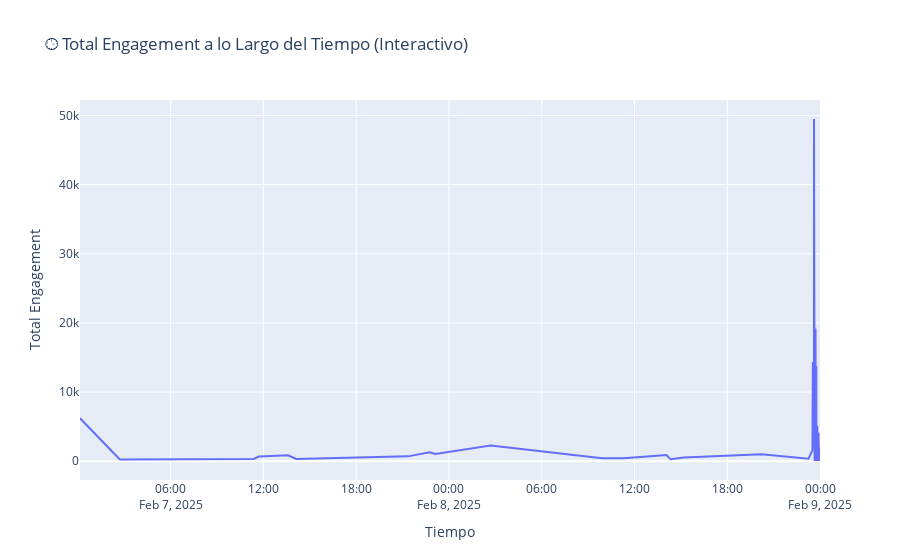
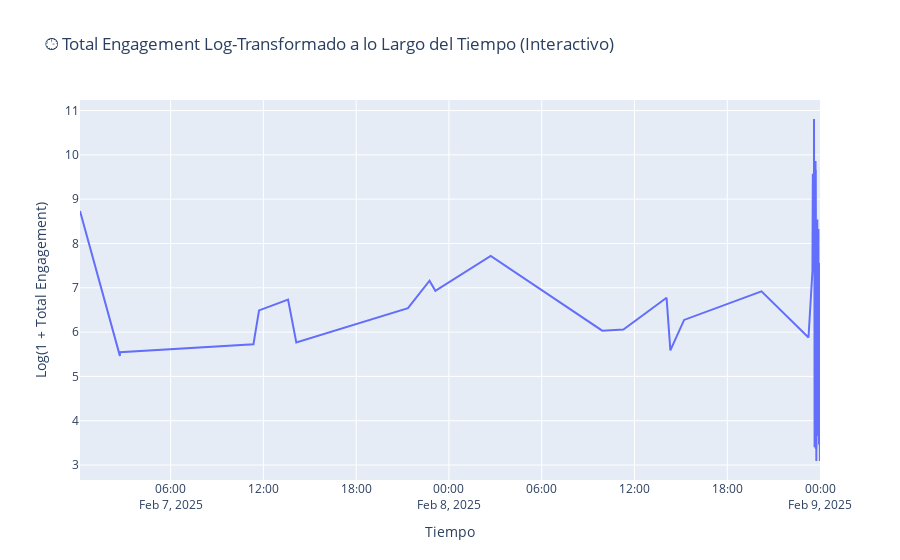
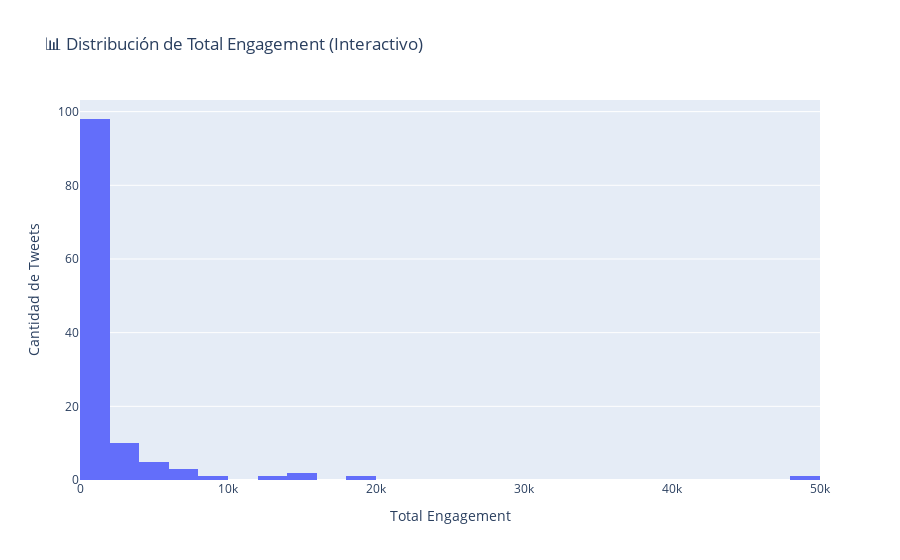
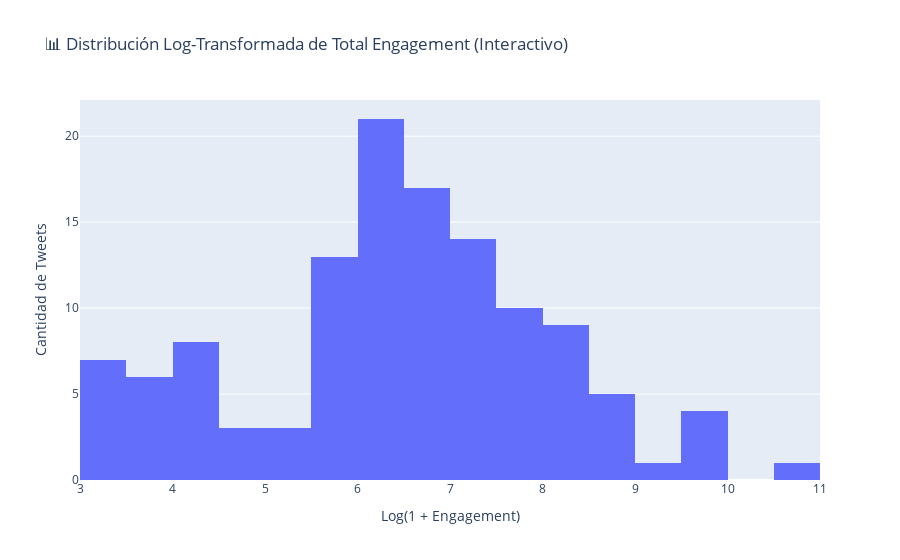

Notebook code for these charts, in order:
### Markdown cell above
### 🟦 SECCIÓN F: Visualizaciones Interactivas con Plotly

Esta sección recrea visualizaciones clave utilizando **Plotly** para ofrecer mayor interactividad y profundidad de análisis. Estos gráficos permiten:

- 🔍 **Hacer zoom y desplazarse** para inspeccionar picos de engagement a lo largo del tiempo  
- 🖱️ **Ver tooltips al pasar el cursor** para explorar datos con precisión  
- 📊 **Comparaciones lado a lado** entre el engagement bruto y el transformado (log)
- 💡 Útil para presentaciones, paneles interactivos y análisis detallado del comportamiento de engagement

### Code cell
# -------------------------------------------
# SECCIÓN F: VISUALIZACIONES INTERACTIVAS CON PLOTLY
# -------------------------------------------

import plotly.express as px
import plotly.graph_objects as go

# Gráfico de línea interactivo: Total Engagement a lo largo del tiempo
fig = px.line(
    df_selected.sort_values("Timestamp_UTC"),
    x="Timestamp_UTC",
    y="Total_Engagement",
    title="🕒 Total Engagement a lo Largo del Tiempo (Interactivo)",
    labels={"Timestamp_UTC": "Tiempo", "Total_Engagement": "Total Engagement"}
)
fig.update_layout(xaxis_title="Tiempo", yaxis_title="Total Engagement")
fig.show()

# Gráfico de línea interactivo: Total Engagement log-transformado a lo largo del tiempo
fig = px.line(
    df_selected.sort_values("Timestamp_UTC"),
    x="Timestamp_UTC",
    y="Log_Total_Engagement",
    title="🕒 Total Engagement Log-Transformado a lo Largo del Tiempo (Interactivo)",
    labels={"Timestamp_UTC": "Tiempo", "Log_Total_Engagement": "Log(1 + Engagement)"}
)
fig.update_layout(xaxis_title="Tiempo", yaxis_title="Log(1 + Total Engagement)")
fig.show()

# Histograma interactivo: Distribución de Total Engagement
fig = px.histogram(
    df_selected,
    x="Total_Engagement",
    nbins=30,
    title="📊 Distribución de Total Engagement (Interactivo)",
    labels={"Total_Engagement": "Total Engagement"},
)
fig.update_layout(yaxis_title="Cantidad de Tweets")
fig.show()

# Histograma interactivo: Distribución de Total Engagement log-transformado
fig = px.histogram(
    df_selected,
    x="Log_Total_Engagement",
    nbins=30,
    title="📊 Distribución Log-Transformada de Total Engagement (Interactivo)",
    labels={"Log_Total_Engagement": "Log(1 + Engagement)"},
)
fig.update_layout(yaxis_title="Cantidad de Tweets")
fig.show()
